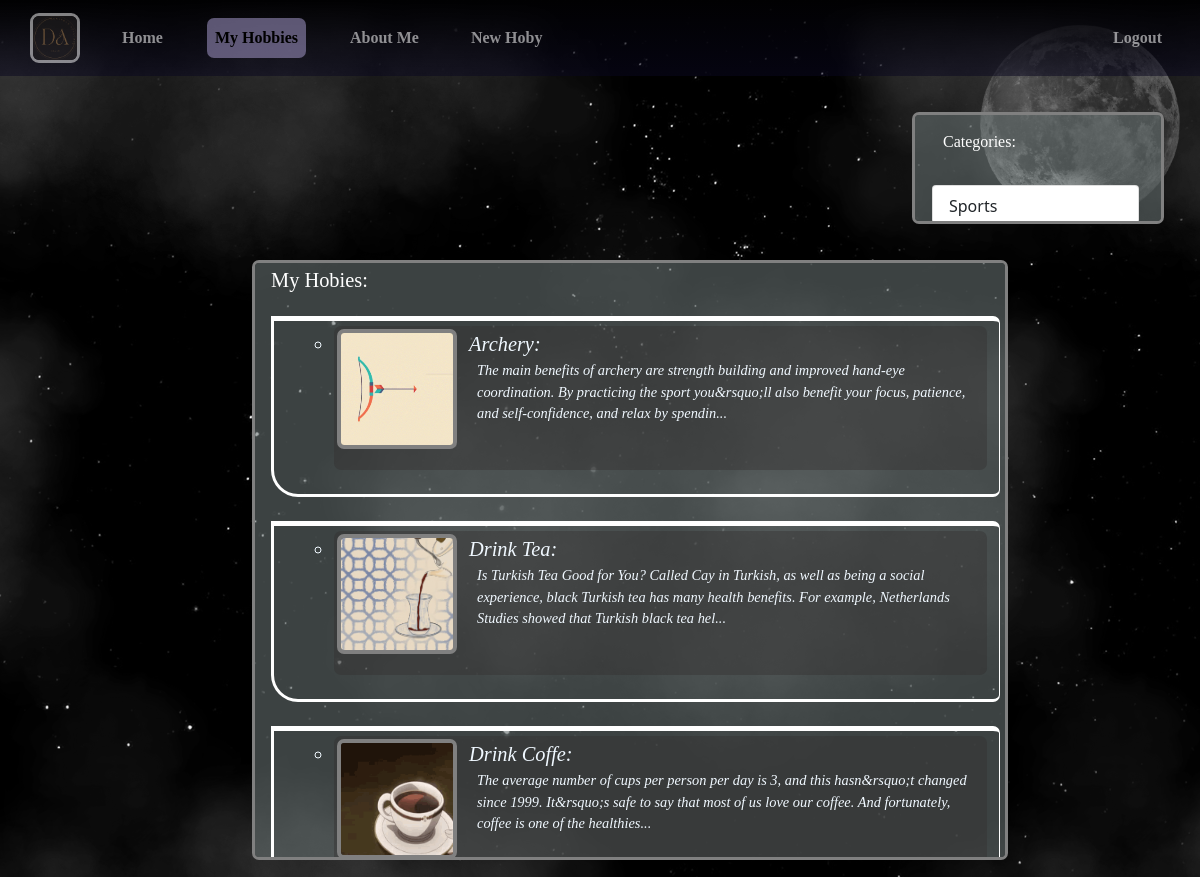
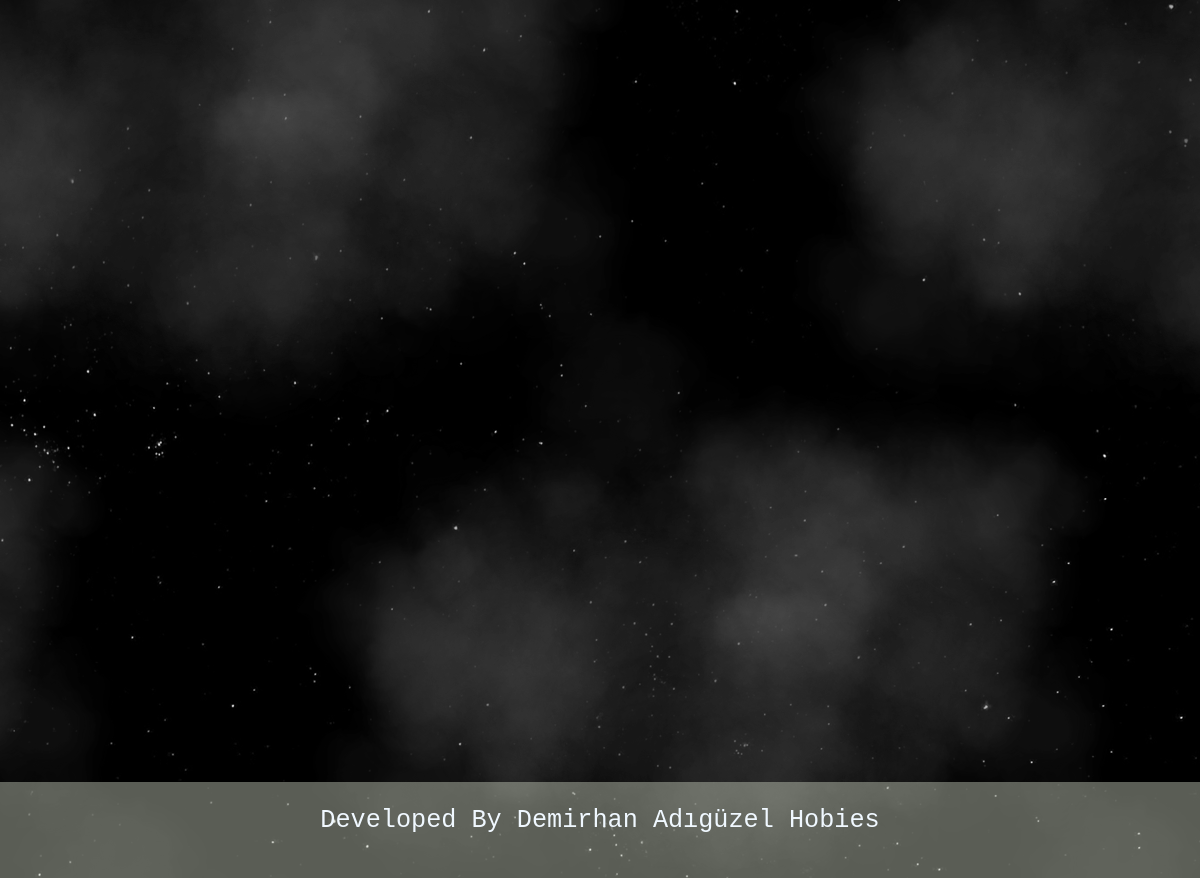
The app's page /hobies (signed in) with its own data (2 pictures, top to bottom).
### blog/models.py (models this page shows, shortened)
class Categories(models.Model):
    name = models.CharField(max_length=255)
    yol= models.SlugField(null=False,blank=True, unique=True,db_index=True,editable=False)

class Hobies(models.Model):
    title = models.CharField(max_length=255)
    image = models.ImageField(upload_to="blog_images")
    description = RichTextField()
    is_showed=models.BooleanField(default=False)
    yol=models.SlugField(null=False,blank=True, unique=True,db_index=True,editable=False)
    kategori=models.ForeignKey(Categories,default=1,on_delete=models.CASCADE)

### blog/views.py (the view)
# urls.py: path("hobies", views.hobies,name="hobies"),
def hobies(request):
    if not request.user.is_authenticated:
        return redirect("logout")
    context={
        "kullanilacakveriler":Hobies.objects.filter(is_showed=True),
        "kategoriler":Categories.objects.all(),
        "active_page":"hobies",
    }
    return render(request,"blog/hobies.html",context)

### blog/templates/blog/hobies.html (shortened to what this page needs)
        {% extends "Base.html" %}
        {% load static %}
        {% block content %}
        <div class="kategoriler" id="information_scroll" style="background-color: rgba(104, 114, 114, 0.58); border:3px solid grey;">
            <h6 id="my_hobies" style="width:100%; margin-left:1rem;margin-top: 0.3rem; ">Categories:</h6>
            {% include "blog/bilesenler/_kategoriler.html" %}
        </div>
        <div class="information" id="information_scroll" style="background-color: rgba(104, 114, 114, 0.58); border:3px solid grey;">
            <h5 id="my_hobies" style="font-size:1.7vw; width:100%; margin-left:1rem;margin-top: 0.3rem; ">My Hobies:</h5>
            <ul id="hobies" style="padding-left: 1rem; padding-right: 0.3rem;">
                {% if kullanilacakveriler|length > 0 %}
                    {% for item in kullanilacakveriler %}
                            {% include "blog/bilesenler/_liste.html" %}
                    {% endfor %}
                {% endif %}
            </ul>
        </div>
        {% endblock content %}

### AnaSablonlar/Base.html (shortened to what this page needs)
{% load static %}
<!DOCTYPE html>
<html lang="tr">
{% include "bilesenler/_head.html" %}
</head>
<body >
    <nav class="navbar navbar-expand-lg navbar-dark bg-ozel" style="z-index: 5; position: absolute; width: 100%; top: 0px;">
        <div class="container-fluid">
            <a class="navbar-brand" href="{% static 'img/logo1.png' %}" target="_blank"><img id="sayfa_logosu" src="{% static 'img/logo1.png' %}" width="50" height="50" style="opacity:0.5; margin:0;"class="d-inline-block align-top" alt=""></a>
            <div class="collapse navbar-collapse" id="navbarSupportedContent">
                {% if user.is_authenticated %}
                    <ul class="navbar-nav me-auto mb-2 mb-lg-0">
                        {% include "bilesenler/_navbar.html" %}
                    </ul>
                    <ul class="navbar-nav ms-auto mb-2 mb-lg-0">
                        <li class="nav-item">
                            <a class="nav-link texttype-times" href="{% url "logout" %}"><b>Logout</b></a>
                        </li>
                    </ul>
                {% endif %}
            </div>
        </div>
    </nav>
    {% block content %}{% endblock content %}
    <div class="background-container">
        <div class="clouds" style="background: transparent url({% static 'img/clouds_repeat.png' %} ) repeat;"></div>
    </div>
    <footer id="sayfa_sonu">
        <div id="information">
        <h6 style="font-size:2.1vw;">
            Developed By Demirhan Adıgüzel {% if active_page == "hobidetay" %}{{secim.title}}{% else %}{{active_page|title}}{% endif %}
        </h6>
    </div>
    </footer>
</body>
</html>

### AnaSablonlar/bilesenler/_head.html (shortened to what this page needs)
{% load static %}
<head>
    <link rel="stylesheet" href="{% static 'css/bootstrap.css' %}">
    <link rel="stylesheet" href="{% static 'css/style.css' %}">

### AnaSablonlar/bilesenler/_navbar.html
    <li class="nav-item">
        <a class="nav-link texttype-times" href="{% url "home" %}" id="{% if active_page == 'home' %}active{% endif %}"><b>Home</b></a>
    </li>
    <li class="nav-item">
        <a class="nav-link texttype-times" href="{% url "hobies" %}" id="{% if active_page == 'hobies' %}active{% endif %}"><b>My Hobbies</b></a>
    </li>
    <li class="nav-item">
        <a class="nav-link texttype-times" href="{% url "about" %}" id="{% if active_page == 'about' %}active{% endif %}"><b>About Me</b></a>
    </li>
    {% if active_page == "hobidetay" %}
        <li class="nav-item">
            <a class="nav-link texttype-times" href="{% url "hobies"%}#{{secim.yol}}-{{secim.id}}"><b>Return</b></a>
        </li>
    {% elif active_page == "hobies" %}
    <li class="nav-item">
        <a class="nav-link texttype-times" href="{% url "upload_hoby"%}"><b>New Hoby</b></a>
    </li>
    {% endif %}

### blog/templates/blog/bilesenler/_kategoriler.html
<div class="list-group" >
    {% for j in kategoriler %}
        {% if j.yol == selected_kategori %}
        <a class="list-group-item list-group-item-action active kategori_grubu" href="{% url "hobies_by_categories" j.yol %}">{{j.name|title}} </a>
        {% else %}
        <a class="list-group-item list-group-item-action kategori_grubu" href="{% url "hobies_by_categories" j.yol %}">{{j.name|title}} </a>
        {% endif %}
    {% endfor %}
</div>

### blog/templates/blog/bilesenler/_liste.html (shortened to what this page needs)
{% load static %}
{% if active_page == "hobies" %}
<div class="list_scroll" id="{{item.yol}}-{{item.id}}">
    <li class="hobies">
        <u style="margin-left:1vw;">
            {{item.title}}:
        </u>
        <a href="{% url "hoby_detail" item.yol item.id %}" >
        <img class="hobies_photos" src="{{item.image.url}}" alt="{{item.title}}">
        </a>
        <ul style="font-size:1.2vw; margin-left:9vw; list-style-type:none;margin-bottom:2vh;">
            <li>{{item.description|striptags|slice:"0:200"}}...</li>
        </ul>
    </li>
</div>
{% endif %}

### static/css/style.css (style rules this page uses)
body { width: 100vw; overflow-y: scroll; overflow-x: hidden; }
.list_scroll { border-top: 5px solid white; border-right: 1px solid white; border-bottom: 3px solid white; border-left: 3px solid white; border-top-right-radius: 7px; border-top-left-radius: -27px; border-bottom-right-radius: 7px; border-bottom-left-radius: 27px; height:auto; width: 100%; margin-bottom: 3vh; display: inline-block; padding-top: 5px; }
#hobies { list-style-type: circle; color:aliceblue; font-size: 1.7vw; font-style: italic; font-family: "papyrus",fantasy; }
u { text-decoration: none; }
#sayfa_logosu { border-radius: 9px; border:3px solid white; }
.hobies { height: auto; width: 90%; background-color: rgba(51, 48, 48, 0.406); margin-bottom: 3vh; margin-right:10vw; margin-left: 5vw; min-height: 12vw; border-radius: 7px; padding:3px 3px 3px 3px; }
#my_hobies { font: optional; color: white; font-family:'Times New Roman', Times, serif; margin-bottom: 3vh; }
.background-container { position: fixed; top: 0; left: 0; bottom: 0; right: 0; }
@media (min-width:221px) { .information { width: 63vw; margin-top: 27vh; margin-left:21vw; margin-right:21vw; z-index: 4; } }
@media (min-width:333px) { .information { width: 63vw; margin-top: 21vh; margin-left:21vw; margin-right:21vw; z-index: 4; } }
@media (min-width:400px) { .information { margin-top: 27vh; margin-left:23%; margin-right:23%; z-index: 4; } }
@media (min-width:571px) { .information { width:63vw; margin-top: 27vh; margin-left:21vw; margin-right:21vw; z-index: 4; } }
@media (min-width:721px) { .information { width:63vw; margin-top: 27vh; margin-left:21vw; margin-right:21vw; z-index: 4; } }
@media (min-width:821px) { .information { width:63vw; margin-top: 27vh; margin-left:21vw; margin-right:21vw; z-index: 4; } }
@media (min-width:1021px) { .information { width:63vw; margin-top: 27vh; margin-left:21vw; margin-right:21vw; z-index: 4; } }
.texttype-times { font-family: 'Times New Roman', Times, serif; }
#information_scroll { overflow-y: scroll; overflow-x: hidden; }
.information { border-radius: 7px; position: relative; height: 75vh; margin-bottom: 3rem; }
.kategori_grubu { width:auto; margin: 10px 10px 3px 5px; }
.kategoriler { border-radius: 7px; position: relative; height: 7rem; right: 0px; width: 21%; border: 3px solid #73AD21; float: right; z-index: 4; margin: 7rem 3% 3% 3%; padding: 1% 1% 1% 1% ; }
@media (min-width:1200px) { .information { width:63vw; margin-top: 21vh; margin-left:21vw; margin-right:21vw; z-index: 4; } }
.hobies_photos { border: 0.5vh solid grey; height: 10vw; width: 10vw; float: left; border-radius: 7px; }
a { color: #edebeb; border-radius: 7px; margin-left: 1.5vw; margin-right: 1.5vw; text-align: center; }
#active { background-color: rgba(154, 143, 189, 0.58); color:black; }
a::after { background-color: #661a757e; }
.clouds { opacity:0.7; width: 10000px; height: 100%; background-size: 1000px 1000px; position: absolute; right: 0; top: 0; bottom: 0; z-index: 3; -moz-animation: move-background 150s linear infinite; -ms-animation: move-background 150s linear infinite; -o-animation: move-background 150s linear infinite; -webkit-animation: move-background 150s linear infinite; animation: move-background 70s linear infinite; }
#sayfa_sonu { padding-top: 3vh; height: 12vh; z-index: 4; width: 100vw; margin-top: 99.9vh; background-color: rgba(203, 210, 193, 0.443); font-family: 'Courier New', Courier, monospace; color: aliceblue; position: relative; }
#information { height: 6vh; width: 100vw; position: relative; text-align: center; margin: auto; }

### records on screen
Categories: name "Sports"
Hobies: title "Archery", image (picture), description "The main benefits of archery are strength building and improved hand-eye coordination. By practicing the sport you&rsquo;ll also benefit your focus, patience, and self-confidence, and relax by spendin"
Hobies: title "Drink Tea", image (picture), description "Is Turkish Tea Good for You? Called Cay in Turkish, as well as being a social experience, black Turkish tea has many health benefits. For example, Netherlands Studies showed that Turkish black tea hel"
Hobies: title "Drink Coffe", image (picture), description "The average number of cups per person per day is 3, and this hasn&rsquo;t changed since 1999. It&rsquo;s safe to say that most of us love our coffee. And fortunately, coffee is one of the healthies"

### other values on screen
{{ active_page|title }} "Hobies"
